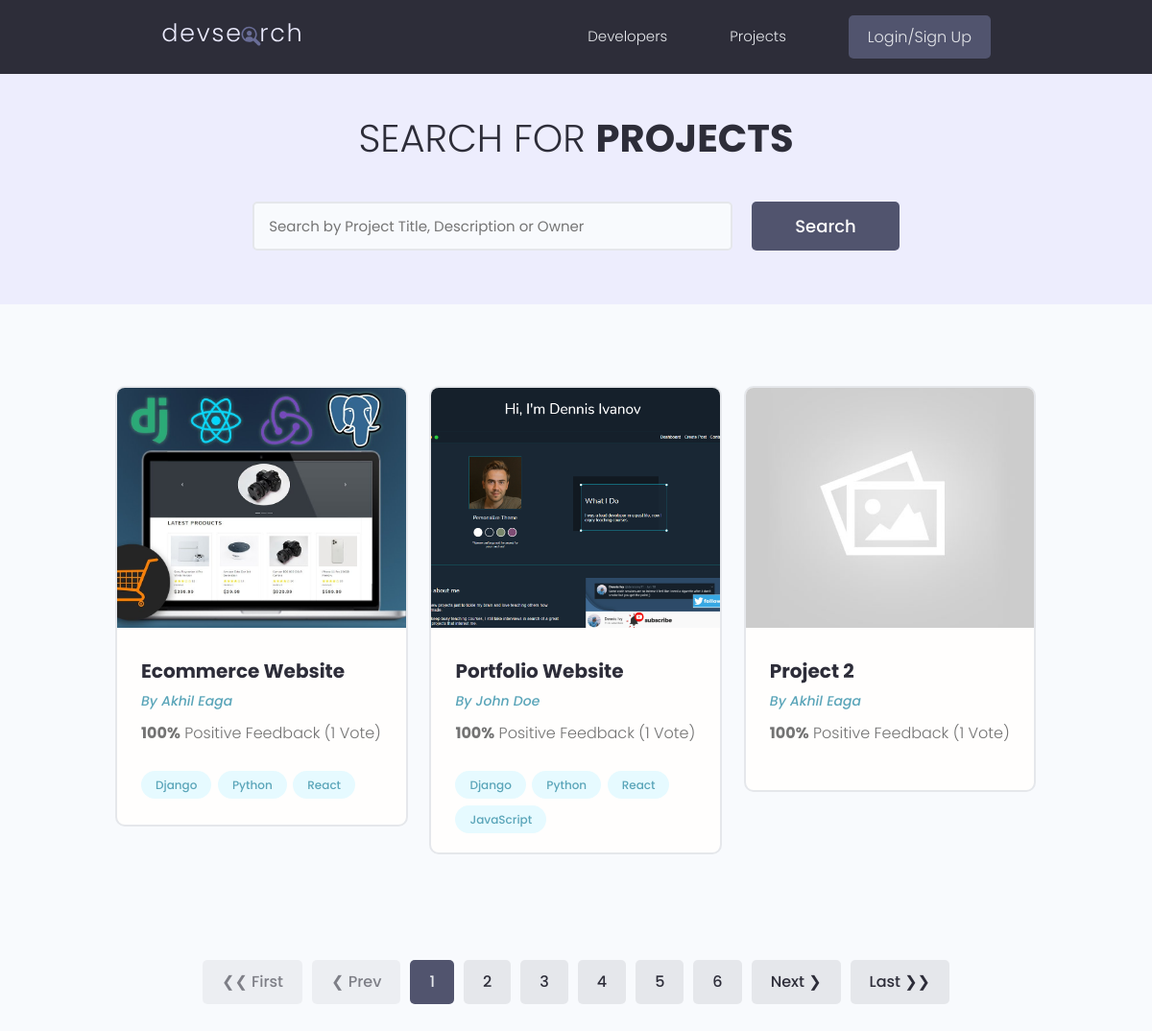
/projects/, run on the app's committed database.
### projects/models.py (models this page shows, shortened)
class Project(models.Model):
    owner = models.ForeignKey(Profile, null=True, blank=True, on_delete=models.SET_NULL)
    title = models.CharField(max_length=200)
    description = models.TextField(null=True, blank=True)
    featured_image = models.ImageField(null=True, blank=True, default="default.jpg")
    demo_link = models.CharField(max_length=2000, null=True, blank=True)
    source_link = models.CharField(max_length=2000, null=True, blank=True)
    tags = models.ManyToManyField('Tag', blank=True)
    vote_count = models.IntegerField(default=0, null=True, blank=True)
    vote_ratio = models.IntegerField(default=0, null=True, blank=True)
    created = models.DateTimeField(auto_now_add=True)
    id = models.UUIDField(default=uuid.uuid4, unique=True, primary_key=True, editable=False)
    class Meta:
        ordering = ["-vote_ratio", "-vote_count", 'title']

class Tag(models.Model):
    name = models.CharField(max_length=200)
    created = models.DateTimeField(auto_now_add=True)
    id = models.UUIDField(default=uuid.uuid4, unique=True, primary_key=True, editable=False)
    def __str__(self):
        return self.name

### users/models.py (models this page shows, shortened)
class Profile(models.Model):
    user = models.OneToOneField(User, on_delete=models.CASCADE, null=True, blank=True)
    name = models.CharField(max_length=200, null=True, blank=True)
    email = models.EmailField(max_length=500, null=True, blank=True)
    username = models.CharField(max_length=200, null=True, blank=True)
    location = models.CharField(max_length=200, null=True, blank=True)
    short_intro = models.CharField(max_length=200, null=True, blank=True)
    bio = models.TextField(null=True, blank=True)
    profile_image = models.ImageField(null=True, blank=True, upload_to="profiles/", default="profiles/user-default.png")
    social_github = models.CharField(max_length=500, null=True, blank=True)
    social_stackoverflow = models.CharField(max_length=500, null=True, blank=True)
    social_twitter = models.CharField(max_length=500, null=True, blank=True)
    social_linkedin = models.CharField(max_length=500, null=True, blank=True)
    social_youtube = models.CharField(max_length=500, null=True, blank=True)
    social_website = models.CharField(max_length=500, null=True, blank=True)
    created = models.DateTimeField(auto_now_add=True)
    id = models.UUIDField(default=uuid.uuid4, unique=True, primary_key=True, editable=False)

### projects/views.py (the view)
# urls.py: path('projects/', include('projects.urls')),
def projects(request):
    projects, search_query = searchProjects(request)
    results_per_page = 3
    custom_range, projects, paginator = paginateProjects(request, projects, results_per_page)
    context = {
        'projects': projects,
        'search_query': search_query,
        'paginator': paginator,
        'custom_range': custom_range,
    }
    return render(request, 'projects/projects.html', context)

### projects/utils.py (called while the page is built)
def paginateProjects(request, projects, results_per_page):
    page = request.GET.get('page')
    paginator = Paginator(projects, results_per_page)
    try:
        projects = paginator.page(page)
    except PageNotAnInteger:
        page = 1
        projects = paginator.page(page)
    except EmptyPage:
        page = paginator.num_pages
        projects = paginator.page(page)
    left_index = int(page) - 4
    left_index = left_index if left_index >= 1 else 1
    right_index = int(page) + 5
    right_index = right_index if right_index <= paginator.num_pages else paginator.num_pages
    custom_range = range(left_index, right_index + 1) # + 1 because upper extreme of the range is not inclusive
    return custom_range, projects, paginator

def searchProjects(request):
    search_query = ''
    if request.GET.get('search_query'):
        search_query = request.GET.get('search_query')
    tags = Tag.objects.filter(name__icontains=search_query)
    projects = Project.objects.distinct().filter(
        Q(title__icontains=search_query) |
        Q(description__icontains=search_query) |
        Q(owner__name__icontains=search_query) |
        Q(tags__in=tags))
    return projects, search_query

### projects/templates/projects/projects.html (shortened to what this page needs)
{% extends 'main.html' %}
{% block content %}
<main class="projects">
    <section class="hero-section text-center">
        <div class="container container--narrow">
            <div class="hero-section__box">
                <h2>Search for <span>Projects</span></h2>
            </div>
            <div class="hero-section__search">
                <form class="form" id="searchForm" action="{% url 'projects' %}" method="get">
                    <div class="form__field">
                        <input class="input input--text" id="formInput#search" type="text" name="search_query"
                            placeholder="Search by Project Title, Description or Owner" value="{{search_query}}" />
                    </div>
                    <input class="btn btn--sub btn--lg" type="submit" value="Search" />
                </form>
            </div>
        </div>
    </section>
    <section class="projectsList">
        <div class="container">
            <div class="grid grid--three">
                {% for project in projects %}
                <div class="column">
                    <div class="card project">
                        <a href="{% url 'project' project.id %}" class="project">
                            <img class="project__thumbnail" src="{{project.featured_image.url}}"
                                alt="project thumbnail" />
                            <div class="card__body">
                                <h3 class="project__title">
                                    {{ project.title }}
                                </h3>
                                <p><a class="project__author" href="{% url 'user-profile' project.owner.id %}">By
                                        {{project.owner.name}}</a>
                                </p>
                                <p class="project--rating">
                                    <span style="font-weight: bold;">{{project.vote_ratio}}%</span> Positive
                                    Feedback ({{project.vote_count}}
                                    Vote{{ project.vote_count | pluralize:"s" }})
                                </p>
                                <div class="project__tags">
                                    {% for tag in project.tags.all %}
                                    <span class="tag tag--pill tag--main">
                                        <small>{{ tag }}</small>
                                    </span>
                                    {% endfor %}
                                </div>
                            </div>
                        </a>
                    </div>
                </div>
                {% endfor %}
            </div>
        </div>
    </section>
    {% include 'pagination.html' with query_set=projects custom_range=custom_range paginator=paginator %}
</main>
{% endblock content %}

### static/styles/app.css (style rules this page uses)
:root { --color-sub: #2d2d39; }
.btn--sub { background-color: var(--color-sub-light); }
.card { border: 2px solid var(--color-light); }
img { width: 100%; }
.hero-section { height: 40vh; display: flex; align-items: center; background-color: var(--color-sub); }
.hero-section__box { margin-bottom: 4rem; }
.hero-section__box > h2, .hero-section__box > h2 > span { font-size: 4rem; color: var(--color-light); line-height: 1.3; text-transform: uppercase; }
.hero-section__box > h2 { font-weight: 300; }
.hero-section__box > h2 > span { font-weight: 700; }
.hero-section__search > .form { display: flex; align-items: center; justify-content: center; gap: 2rem; }
.hero-section__search > .form input.input--text { width: 50rem; }
.project__author { font-size: 1.4rem; font-style: italic; }
.project--rating { margin-bottom: 1.6em; margin-top: .5em; }
.projects > .hero-section { background: var(--color-sub-lighter); height: 30vh; }
.projects .hero-section__box { margin-bottom: 2.5rem; }
.projects .hero-section__box > h2 { color: var(--color-sub); }
.projects .hero-section__box > h2 > span { font-weight: 700; color: var(--color-sub); }
.projectsList { margin-top: 8rem; }
.project__thumbnail { height: 25rem; object-fit: cover; object-position: top center; }
.project__title { font-size: 2rem; font-weight: 700; color: var(--color-sub); }

### static/uikit/styles/modules/_variables.css (style rules this page uses)
:root { --color-main: #5aa5b9; --color-main-light: #e6faff; --color-sub: #3f4156; --color-sub-light: #51546e; --color-sub-lighter: #ededfd; --color-text: #737373; --color-gray: #8b8b8b; --color-light: #e5e7eb; --color-light-gray: #767676; --color-bg: #f8fafd; --color-white: #fffefd; --color-white-light: #f3f3f3; --color-success: #359e64; --color-success-bg: #def8e8; --color-error: #fc4b0b; --color-error-bg: #fff2ee; --font-base: 'Poppins', arial, helvetica, 'Segoe UI', roboto, ubuntu, sans-serif; --font-monospace: 'Fira Code', 'Courier New', courier, monospace; --font-regular: 300; --font-medium: 500; --font-bold: 700; --generic-shadow: 1px 1px 5px #00000010; --generic-transition: all 0.3s ease-in-out; }

### static/uikit/styles/modules/_base.css (style rules this page uses)
* { margin: 0; padding: 0; box-sizing: border-box; text-rendering: optimizeLegibility; color: inherit; font-size: inherit; }
html { font-size: 50%; }
@media only screen and (min-width: 480px) { html { font-size: 56.25%; } }
@media only screen and (min-width: 1200px) { html { font-size: 62.5%; } }
body { line-height: 1.6; font-weight: 400; font-size: 1.5rem; color: var(--color-text); background-color: var(--color-bg); min-height: 100vh; }

### static/uikit/styles/modules/_typography.css (style rules this page uses)
* { font-family: var(--font-base); }
h2 { font-size: 3.6rem; font-weight: var(--font-bold); }
h3 { font-size: 3.2rem; font-weight: var(--font-medium); }
p, span, strong { font-size: 1.6rem; color: var(--color-text); font-weight: var(--font-regular); }
a { padding-bottom: 2px; text-decoration: none; display: inline-block; color: var(--color-main); font-weight: var(--font-medium); }

### static/uikit/styles/modules/_utilities.css (style rules this page uses)
.container { width: 92%; max-width: 165rem; margin: 0 auto; box-sizing: border-box; }
.container--narrow { width: 92%; max-width: 120rem; }
@media screen and (min-width: 1000px) { .container { width: 90%; } }
@media screen and (min-width: 1000px) { .container--narrow { width: 85%; } }
@media screen and (min-width: 1200px) { .container { width: 80%; } }
@media screen and (min-width: 1200px) { .container--narrow { width: 72%; } }
.text-center { text-align: center; }

### static/uikit/styles/modules/_button.css (style rules this page uses)
.btn { display: inline-block; position: relative; cursor: pointer; background-color: var(--color-light); font-weight: var(--font-medium); color: var(--color-sub); text-decoration: none; padding: 1rem 2rem; border-radius: 0.5rem; border: none; width: -webkit-fit-content; width: -moz-fit-content; width: fit-content; height: -webkit-fit-content; height: -moz-fit-content; height: fit-content; font-size: 1.6rem; outline-width: 0; outline-color: transparent; -webkit-backface-visibility: hidden; backface-visibility: hidden; transition: all 0.3s ease-in-out; }
.btn--sub { background-color: var(--color-sub); color: var(--color-white); }
.btn--lg { font-size: 1.8rem; padding: 1.2rem 4.5rem; }

### static/uikit/styles/modules/_card.css (style rules this page uses)
.card { border-radius: 1rem; background-color: var(--color-white); border: 1.5px solid var(--color-light); width: auto; height: auto; margin-top: 0.5rem; margin-bottom: 0.5rem; overflow: hidden; }
.card__body, .card__header { padding: 2rem 2.5rem; }

### data on the page
Project: featured_image (picture), title "Ecommerce Website", owner.name "Akhil Eaga", vote_ratio "100", vote_count "1"
Tag: name "Django"
Tag: name "Python"
Tag: name "React"
Project: featured_image (picture), title "Portfolio Website", owner.name "John Doe", vote_ratio "100", vote_count "1"
Tag: name "JavaScript"
Project: featured_image (placeholder picture), title "Project 2", owner.name "Akhil Eaga", vote_ratio "100", vote_count "1"

### other printed values
{{ page }} "1"
{{ page }} "2" "3" "4" "5" "6"
